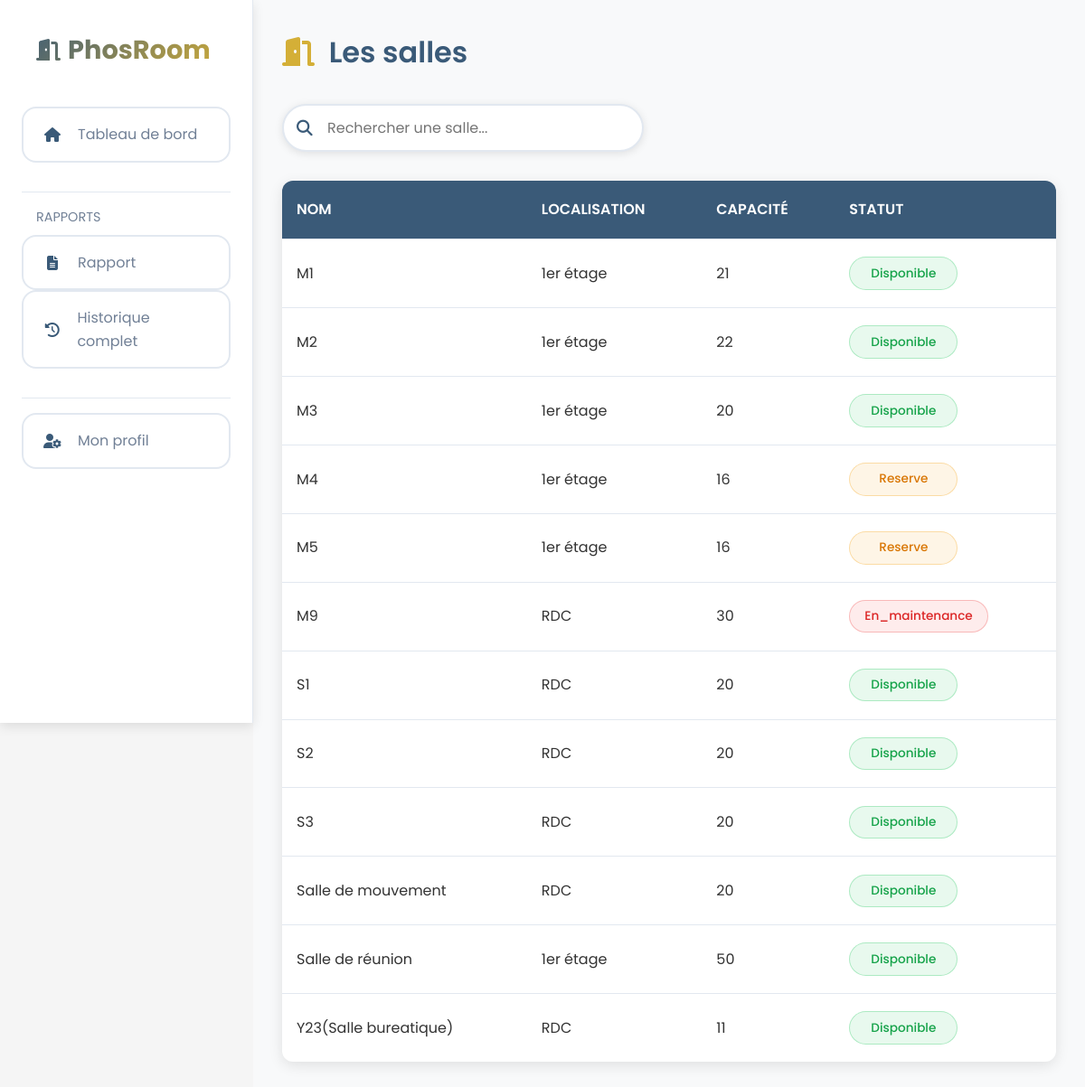
Screenshot of /salles.php (signed in) with the database file from the repository.
### tables this page shows
CREATE TABLE `salles` (
  `id` int(11) NOT NULL,
  `nom` varchar(100) NOT NULL,
  `capacite` int(11) NOT NULL,
  `localisation` varchar(50) NOT NULL,
  `disponible` tinyint(1) DEFAULT 1,
  `statut` enum('disponible','reserve','en_maintenance') NOT NULL DEFAULT 'disponible'
);

### salles.php (the view, shortened to what this page needs)
<?php
require_once __DIR__ . '/sidebar.php';
try {
    $stmt = $pdo->query("SELECT * FROM salles ORDER BY nom");
    $salles = $stmt->fetchAll(PDO::FETCH_ASSOC);
} catch (PDOException $e) {
    $errorMessage = "Erreur de base de données: " . $e->getMessage();
}
?>
<!DOCTYPE html>
<html lang="fr">
<head>
    <link rel="stylesheet" href="https://cdnjs.cloudflare.com/ajax/libs/font-awesome/6.4.0/css/all.min.css">
</head>
<body>
    <div class="container">
        <main class="main-content">
            <header class="header">
                <h1 class="section-title">
                    <i class="fas fa-door-open"></i>
                    Les salles
                </h1>
            </header>
            <div class="search-container">
                <i class="fas fa-search search-icon"></i>
                <input type="text" id="search-input" class="search-input" placeholder="Rechercher une salle...">
            </div>
            <div class="table-container">
                <table class="salles-table">
                    <thead>
                        <tr>
                            <th>NOM</th>
                            <th>LOCALISATION</th>
                            <th>CAPACITÉ</th>
                            <th>STATUT</th>
                        </tr>
                    </thead>
                    <tbody id="salles-body">
                        <?php if (!empty($salles)): ?>
                            <?php foreach ($salles as $salle): ?>
                            <tr>
                                <td><?= htmlspecialchars($salle['nom']) ?></td>
                                <td><?= htmlspecialchars($salle['localisation']) ?></td>
                                <td><?= htmlspecialchars($salle['capacite']) ?></td>
                                <td>
                                    <span class="reservation-status status-<?= strtolower($salle['statut']) ?>">
                                        <?= $salle['statut'] ?>
                                    </span>
                                </td>
                            </tr>
                            <?php endforeach; ?>
                        <?php else: ?>
                            <tr>
                                <td colspan="4" class="no-results">Aucune salle trouvée</td>
                            </tr>
                        <?php endif; ?>
                    </tbody>
                </table>
            </div>
        </main>
    </div>
</body>
</html>

### sidebar.php (style rules this page uses)
:root { --primary: #3A5A78; --primary-light: #6B8D9E; --primary-dark: #1D2F3F; --accent: #D4AF37; --light: #F8F9FA; --text: #2D3748; --text-light: #718096; --white: #FFFFFF; --gray: #E2E8F0; --success: #5A8D5A; --warning: #8D7B5A; --error: #8D5A5A; --dark-bg: #0F172A; --dark-surface: #1E293B; --dark-text: #F1F5F9; --dark-text-light: #94A3B8; --dark-gray: #334155; --dark-primary: #5B8FB9; --dark-primary-light: #7FB3D5; --dark-primary-dark: #1E3A8A; --dark-accent: #FBBF24; --gradient: linear-gradient(135deg, var(--primary) 0%, var(--accent) 100%); --glass: rgba(255, 255, 255, 0.3); --dark-glass: rgba(30, 41, 59, 0.5); --radius: 16px; --transition: all 0.4s cubic-bezier(0.16, 1, 0.3, 1); --shadow-sm: 0 4px 12px rgba(0, 0, 0, 0.1); --shadow-md: 0 8px 24px rgba(0, 0, 0, 0.15); --shadow-lg: 0 15px 35px rgba(0, 0, 0, 0.2); }
* { margin: 0; padding: 0; box-sizing: border-box; }
body { font-family: "Poppins", sans-serif; background-color: var(--light); color: var(--text); line-height: 1.6; overflow-x: hidden; transition: background-color 0.5s ease, color 0.5s ease; }
.main-content { padding: 2.5rem; position: relative; background-color: var(--light); transition: background-color 0.3s ease; }

### salles.php (style rules this page uses)
* { margin: 0; padding: 0; box-sizing: border-box; }
body { font-family: 'Poppins', sans-serif; background-color: #f5f5f5; color: #333; transition: all 0.3s ease; }
.container { display: flex; min-height: 100vh; }
.main-content { flex: 1; padding: 2rem; margin-left: 0; }
.header { display: flex; justify-content: space-between; align-items: center; margin-bottom: 2rem; }
.section-title { font-size: 2rem; font-weight: 600; color: #3A5A78; }
.section-title i { margin-right: 0.5rem; color: #D4AF37; }
.search-container { margin-bottom: 2rem; position: relative; max-width: 400px; }
.search-input { width: 100%; padding: 0.75rem 1.5rem 0.75rem 3rem; border-radius: 50px; border: 2px solid #e2e8f0; background-color: white; color: #333; font-family: "Poppins", sans-serif; font-size: 1rem; transition: all 0.3s ease; box-shadow: 0 2px 10px rgba(0, 0, 0, 0.1); }
.search-icon { position: absolute; left: 1rem; top: 50%; transform: translateY(-50%); color: #3A5A78; font-size: 1.1rem; }
.salles-table { width: 100%; border-collapse: collapse; background-color: white; border-radius: 12px; overflow: hidden; box-shadow: 0 4px 15px rgba(0, 0, 0, 0.1); }
.salles-table th, .salles-table td { padding: 1.2rem 1rem; text-align: left; border-bottom: 1px solid #e2e8f0; }
.salles-table th { background-color: #3A5A78; color: white; font-weight: 600; font-size: 1rem; }
.salles-table tr:last-child td { border-bottom: none; }
.reservation-status { padding: 0.4rem 1rem; border-radius: 50px; font-size: 0.85rem; font-weight: 500; text-transform: capitalize; display: inline-block; min-width: 120px; text-align: center; }
.status-disponible { background-color: rgba(34, 197, 94, 0.1); color: #16a34a; border: 1px solid rgba(34, 197, 94, 0.3); }
.status-reserve { background-color: rgba(245, 158, 11, 0.1); color: #d97706; border: 1px solid rgba(245, 158, 11, 0.3); }
.status-en_maintenance { background-color: rgba(239, 68, 68, 0.1); color: #dc2626; border: 1px solid rgba(239, 68, 68, 0.3); }

### rows the page displays
salles: nom "M1", localisation "1er étage", capacite "21", statut "Disponible"
salles: nom "M2", localisation "1er étage", capacite "22", statut "Disponible"
salles: nom "M3", localisation "1er étage", capacite "20", statut "Disponible"
salles: nom "M4", localisation "1er étage", capacite "16", statut "Reserve"
salles: nom "M5", localisation "1er étage", capacite "16", statut "Reserve"
salles: nom "M9", localisation "RDC", capacite "30", statut "En_maintenance"
salles: nom "S1", localisation "RDC", capacite "20", statut "Disponible"
salles: nom "S2", localisation "RDC", capacite "20", statut "Disponible"
salles: nom "S3", localisation "RDC", capacite "20", statut "Disponible"
salles: nom "Salle de mouvement", localisation "RDC", capacite "20", statut "Disponible"
salles: nom "Salle de réunion", localisation "1er étage", capacite "50", statut "Disponible"
salles: nom "Y23(Salle bureatique)", localisation "RDC", capacite "11", statut "Disponible"
